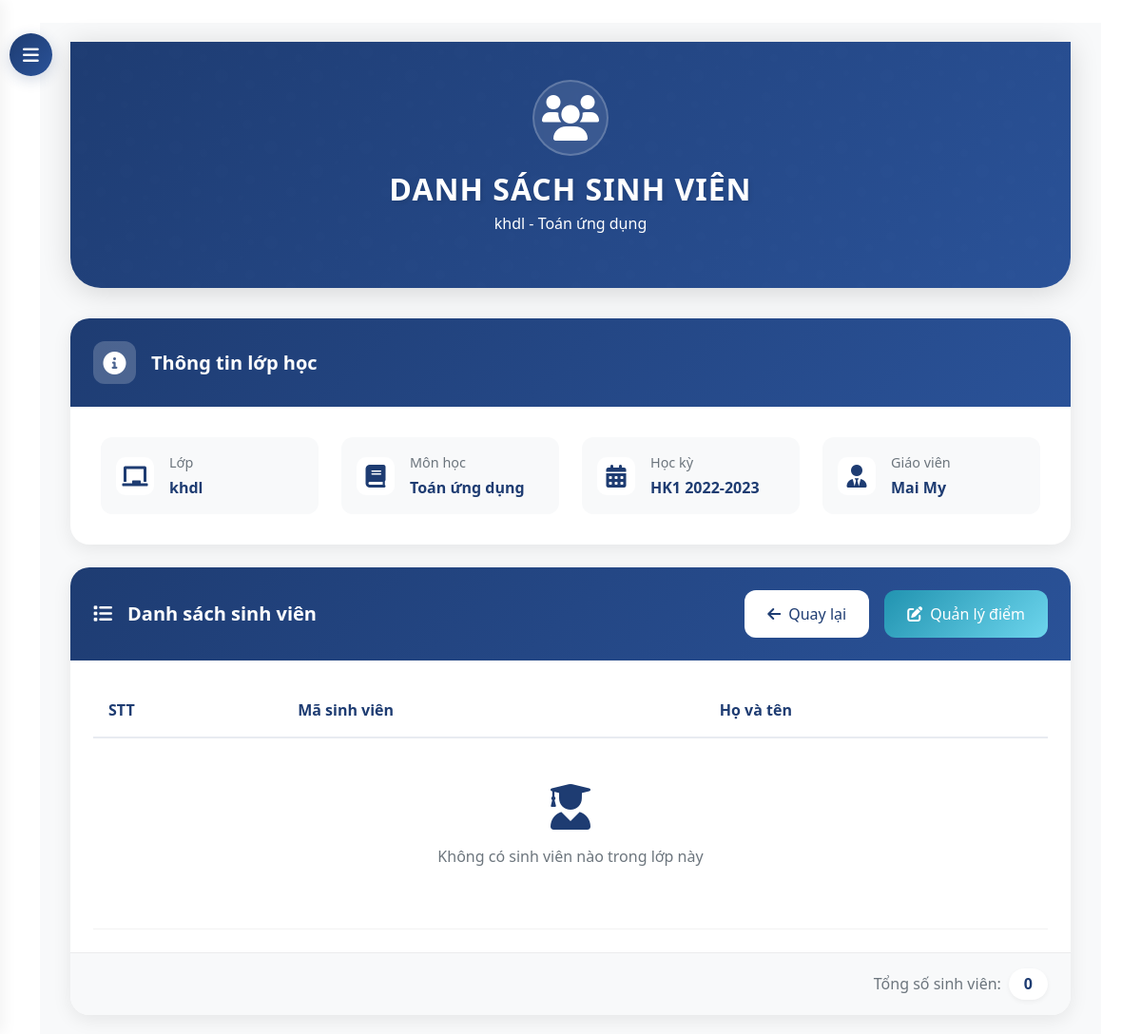
Page /teacher/assignments/1/students/ (signed in) on the committed database.
### core/models.py (models this page shows, shortened)
class TeacherAssignment(models.Model):
    teacher = models.ForeignKey(Teacher, on_delete=models.CASCADE)
    subject = models.ForeignKey(Subject, on_delete=models.CASCADE)
    classroom = models.ForeignKey(ClassRoom, on_delete=models.CASCADE)
    semester = models.ForeignKey(Semester, on_delete=models.CASCADE)
    class Meta:
        unique_together = ('teacher', 'subject', 'classroom', 'semester')

class ClassRoom(models.Model):
    class_code = models.CharField(max_length=10)
    name = models.CharField(max_length=100)

class Subject(models.Model):
    name = models.CharField(max_length=100)

class Semester(models.Model):
    name = models.CharField(max_length=50)  # e.g., "HK1 2022-2023"
    start_date = models.DateField()
    end_date = models.DateField()
    is_active = models.BooleanField(default=True)

class Teacher(models.Model):
    user = models.OneToOneField(User, on_delete=models.CASCADE)
    phone = models.CharField(max_length=15, blank=True, null=True)
    date_of_birth = models.DateField(blank=True, null=True)
    address = models.TextField(blank=True, null=True)
    is_active = models.BooleanField(default=True)

### core/views.py (the view)
# urls.py: path('teacher/assignments/<int:assignment_id>/students/', views.teacher_class_students, name='teacher_class_students'),
@login_required
@user_passes_test(is_teacher)
def teacher_class_students(request, assignment_id):
    assignment = get_object_or_404(TeacherAssignment, id=assignment_id)
    if assignment.teacher.user != request.user:
        return HttpResponseForbidden("Bạn không có quyền truy cập trang này.")
    students = Student.objects.filter(classroom=assignment.classroom).order_by('name')
    return render(request, 'core/teacher/class_students.html', {
        'assignment': assignment,
        'students': students
    })

### core/views.py (called while the page is built)
def is_teacher(user):
    return hasattr(user, 'teacher')

### templates/core/teacher/class_students.html (shortened to what this page needs)
{% extends 'base.html' %}
{% block content %}
<button id="sidebarCollapse">
    <i class="fas fa-bars"></i>
</button>
<div id="content">
    <div class="container-fluid">
        <div class="hero-section">
            <div class="container">
                <div class="row justify-content-center text-center">
                    <div class="col-md-8">
                        <div class="hero-icon">
                            <i class="fas fa-users"></i>
                        </div>
                        <h1 class="hero-title">DANH SÁCH SINH VIÊN</h1>
                        <p class="hero-subtitle">{{ assignment.classroom.name }} - {{ assignment.subject.name }}</p>
                    </div>
                </div>
            </div>
        </div>
        <div class="row justify-content-center">
            <div class="col-12">
                <div class="info-card mb-4">
                    <div class="info-card-header">
                        <div class="icon-box">
                            <i class="fas fa-info-circle"></i>
                        </div>
                        <h5>Thông tin lớp học</h5>
                    </div>
                    <div class="info-card-body">
                        <div class="row g-4">
                            <div class="col-md-3">
                                <div class="info-item">
                                    <i class="fas fa-chalkboard"></i>
                                    <div class="info-content">
                                        <label>Lớp</label>
                                        <span>{{ assignment.classroom.name }}</span>
                                    </div>
                                </div>
                            </div>
                            <div class="col-md-3">
                                <div class="info-item">
                                    <i class="fas fa-book"></i>
                                    <div class="info-content">
                                        <label>Môn học</label>
                                        <span>{{ assignment.subject.name }}</span>
                                    </div>
                                </div>
                            </div>
                            <div class="col-md-3">
                                <div class="info-item">
                                    <i class="fas fa-calendar-alt"></i>
                                    <div class="info-content">
                                        <label>Học kỳ</label>
                                        <span>{{ assignment.semester.name }}</span>
                                    </div>
                                </div>
                            </div>
                            <div class="col-md-3">
                                <div class="info-item">
                                    <i class="fas fa-user-tie"></i>
                                    <div class="info-content">
                                        <label>Giáo viên</label>
                                        <span>{{ assignment.teacher.user.get_full_name }}</span>
                                    </div>
                                </div>
                            </div>
                        </div>
                    </div>
                </div>
                <div class="student-card">
                    <div class="student-card-header">
                        <div class="d-flex justify-content-between align-items-center">
                            <h5 class="card-title">
                                <i class="fas fa-list me-2"></i>Danh sách sinh viên
                            </h5>
                            <div class="action-buttons">
                                <a href="{% url 'teacher_dashboard' %}" class="btn-modern btn-return">
                                    <i class="fas fa-arrow-left"></i>
                                    <span>Quay lại</span>
                                </a>
                                <a href="{% url 'class_grades' assignment.id %}" class="btn-modern btn-grades">
                                    <i class="fas fa-edit"></i>
                                    <span>Quản lý điểm</span>
                                </a>
                            </div>
                        </div>
                    </div>
                    <div class="student-card-body">
                        <div class="table-container">
                            <table class="table custom-table">
                                <thead>
                                    <tr>
                                        <th>STT</th>
                                        <th>Mã sinh viên</th>
                                        <th>Họ và tên</th>
                                    </tr>
                                </thead>
                                <tbody>
                                    {% for student in students %}
                                    <tr>
                                        <td>{{ forloop.counter }}</td>
                                        <td>{{ student.student_id }}</td>
                                        <td>{{ student.name }}</td>
                                    </tr>
                                    {% empty %}
                                    <tr>
                                        <td colspan="3" class="empty-state">
                                            <div class="empty-state-content">
                                                <i class="fas fa-user-graduate"></i>
                                                <p>Không có sinh viên nào trong lớp này</p>
                                            </div>
                                        </td>
                                    </tr>
                                    {% endfor %}
                                </tbody>
                            </table>
                        </div>
                        <div class="student-count">
                            <span class="count-label">Tổng số sinh viên:</span>
                            <span class="count-number">{{ students|length }}</span>
                        </div>
                    </div>
                </div>
            </div>
        </div>
    </div>
</div>
{% endblock %}

### templates/base.html (style rules this page uses)
:root { --navbar-bg: #0d47a1; --navbar-hover: rgba(255, 255, 255, 0.1); }

### rows in the picture
TeacherAssignment: classroom.name "khdl", subject.name "Toán ứng dụng", semester.name "HK1 2022-2023", teacher.user.get_full_name "Mai My"

### other values in the picture
{{ students|length }} "0"
